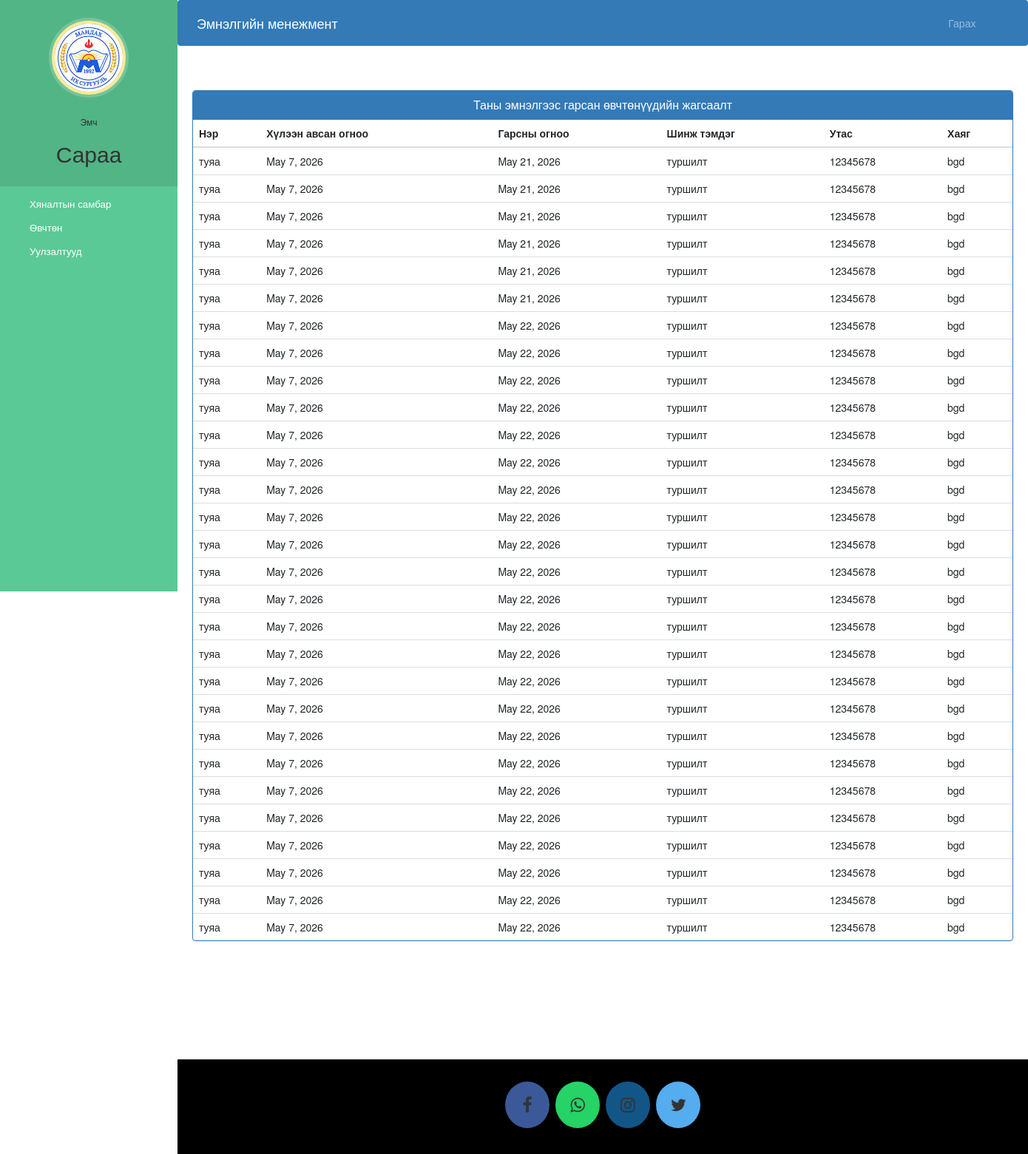
The app's page /doctor-view-discharge-patient/ (signed in) with its own data.
### hospital/models.py (models this page shows, shortened)
class Doctor(models.Model):
    user=models.OneToOneField(User,on_delete=models.CASCADE)
    profile_pic= models.ImageField(upload_to='profile_pic/DoctorProfilePic/',null=True,blank=True)
    address = models.CharField(max_length=40)
    mobile = models.CharField(max_length=20,null=True)
    department= models.CharField(max_length=50,choices=departments,default='Cardiologist')
    status=models.BooleanField(default=False)

class PatientDischargeDetails(models.Model):
    patientId=models.PositiveIntegerField(null=True)
    patientName=models.CharField(max_length=40)
    assignedDoctorName=models.CharField(max_length=40)
    address = models.CharField(max_length=40)
    mobile = models.CharField(max_length=20,null=True)
    symptoms = models.CharField(max_length=100,null=True)
    admitDate=models.DateField(null=False)
    releaseDate=models.DateField(null=False)
    daySpent=models.PositiveIntegerField(null=False)
    roomCharge=models.PositiveIntegerField(null=False)
    medicineCost=models.PositiveIntegerField(null=False)
    doctorFee=models.PositiveIntegerField(null=False)
    OtherCharge=models.PositiveIntegerField(null=False)
    total=models.PositiveIntegerField(null=False)

### hospital/views.py (the view)
# urls.py: path('doctor-view-discharge-patient/',views.doctor_view_discharge_patient_view,name='doctor-view-discharge-patient'),
@login_required(login_url='doctorlogin')
@user_passes_test(is_doctor)
def doctor_view_discharge_patient_view(request):
    dischargedpatients=models.PatientDischargeDetails.objects.all().distinct().filter(assignedDoctorName=request.user.first_name)
    doctor=models.Doctor.objects.get(user_id=request.user.id) #for profile picture of doctor in sidebar
    return render(request,'hospital/doctor_view_discharge_patient.html',{'dischargedpatients':dischargedpatients,'doctor':doctor})

### hospital/views.py (called while the page is built)
def is_doctor(user):
    return user.groups.filter(name='DOCTOR').exists()

### templates/hospital/doctor_view_discharge_patient.html (shortened to what this page needs)
{% extends 'hospital/doctor_base.html' %}
{% block content %}
{%load static%}
<head>
  <link href="//netdna.bootstrapcdn.com/bootstrap/3.0.0/css/bootstrap.min.css" rel="stylesheet" id="bootstrap-css">
</head>
<div class="container">
  <div class="panel panel-primary">
    <div class="panel-heading">
      <h6 class="panel-title">Таны эмнэлгээс гарсан өвчтөнүүдийн жагсаалт</h6>
    </div>
    <table class="table table-hover" id="dev-table">
      <thead>
        <tr>
          <th>Нэр</th>
          <th>Хүлээн авсан огноо</th>
          <th>Гарсны огноо</th>
          <th>Шинж тэмдэг</th>
          <th>Утас</th>
          <th>Хаяг</th>
        </tr>
      </thead>
      {% for p in dischargedpatients %}
      <tr>
        <td> {{p.patientName}}</td>
        <td>{{p.admitDate}}</td>
        <td>{{p.releaseDate}}</td>
        <td>{{p.symptoms}}</td>
        <td>{{p.mobile}}</td>
        <td>{{p.address}}</td>
      </tr>
      {% endfor %}
    </table>
  </div>
</div>
{% endblock content %}

### templates/hospital/doctor_base.html (shortened to what this page needs)
<!DOCTYPE html>
{% load static %}
<html lang="en">
<head>
  <link rel="stylesheet" href="https://stackpath.bootstrapcdn.com/bootstrap/4.3.1/css/bootstrap.min.css">
  <link rel="stylesheet" href="https://maxcdn.bootstrapcdn.com/font-awesome/4.7.0/css/font-awesome.min.css">
</head>
<body>
  <nav class="menu" tabindex="0">
    <header class="avatar">
      <img src="{% static doctor.profile_pic.url %}" alt="Profile Pic" />
      <br><br>
      <h6>Эмч</h6>
      <h2>{{request.user.first_name}}</h2>
    </header>
    <ul>
      <li tabindex="0" class="icon-dashboard"> <a style="color:white; text-decoration:none;" href="/doctor-dashboard"><span>Хяналтын самбар</span></a> </li>
      <li tabindex="0" class="icon-users"> <a style="color:white; text-decoration:none;" href="/doctor-patient"><span>Өвчтөн</span></a></li>
      <li tabindex="0" class="icon-calendar"> <a style="color:white; text-decoration:none;" href="/doctor-appointment"><span>Уулзалтууд</span></a></li>
    </ul>
  </nav>
  <main>
    <div class="bs-example">
      <nav class="navbar navbar-expand-md  navbar-dark fixed-top" style="background:#337AB7;">
        <a href="/doctor-dashboard" class="navbar-brand">Эмнэлгийн менежмент</a>
        <div class="collapse navbar-collapse justify-content-between" id="navbarCollapse">
          <div class="navbar-nav" style=" margin-left: 90%;">
            <a href="/logout" class="nav-item nav-link">Гарах</a>
          </div>
        </div>
      </nav>
    </div>
    <br><br>
    {% block content %}
    {% endblock content %}
    <br><br><br><br><br><br><br>
    <footer>
      <p>
        <a id="ftr" class="fa fa-facebook"></a>
        <a id="ftr" class="fa fa-whatsapp"></a>
        <a id="ftr" class="fa fa-instagram"></a>
        <a id="ftr" class="fa fa-twitter"></a>
      </p>
      <br>
    </footer>
  </main>
</body>
</html>

### templates/hospital/doctor_base.html (style rules this page uses)
a:link { text-decoration: none; }
a { color: white; }
footer { padding: 0px 0px 0px 0px; background-color: black; margin: 0px; }
#ftr { padding: 20px; }
.fa { font-size: 23px; width: 60px; text-align: center; text-decoration: none; margin: 5px 2px; border-radius: 50%; }
.fa-facebook { background: #3B5998; color: white; margin-top: 30px; }
.fa-whatsapp { background: #25d366; color: white; }
.fa-twitter { background: #55ACEE; color: white; }
.fa-instagram { background: #125688; color: white; }
p { text-align: center; }
body { padding-left: 240px; }
main { position: relative; height: 100vh; }
.menu { background: #5bc995; height: 100vh; width: 240px; position: fixed; top: 0px; left: 0; z-index: 5; outline: none; }
.menu .avatar { background: rgba(0, 0, 0, 0.1); padding: 2em 0.5em; text-align: center; }
.menu .avatar img { width: 100px; border-radius: 50%; overflow: hidden; border: 4px solid #ffea92; box-shadow: 0 0 0 4px rgba(255, 255, 255, 0.2); }
.menu .avatar h2 { font-weight: normal; margin-bottom: 0; }
.menu ul { list-style: none; padding: 0.5em 0; margin: 0; }
.menu ul li { padding: 0.5em 1em 0.5em 3em; font-size: 0.95em; font-weight: regular; background-repeat: no-repeat; background-position: left 15px center; background-size: auto 20px; transition: all 0.15s linear; cursor: pointer; }
.menu ul li.icon-dashboard { background-image: url("http://www.entypo.com/images//gauge.svg"); }
.menu ul li.icon-users { background-image: url("http://www.entypo.com/images//users.svg"); }
.menu ul li.icon-calendar { background-image: url("http://www.entypo.com/images//calendar.svg"); }

### templates/hospital/doctor_view_discharge_patient.html (style rules this page uses)
a:link { text-decoration: none; }
h6 { text-align: center; }

### records on screen
Doctor: profile_pic (picture)
PatientDischargeDetails: patientName "туяа", admitDate "May 7, 2026", releaseDate "May 21, 2026", symptoms "туршилт", mobile "12345678", address "bgd"
PatientDischargeDetails: patientName "туяа", admitDate "May 7, 2026", releaseDate "May 21, 2026", symptoms "туршилт", mobile "12345678", address "bgd"
PatientDischargeDetails: patientName "туяа", admitDate "May 7, 2026", releaseDate "May 21, 2026", symptoms "туршилт", mobile "12345678", address "bgd"
PatientDischargeDetails: patientName "туяа", admitDate "May 7, 2026", releaseDate "May 21, 2026", symptoms "туршилт", mobile "12345678", address "bgd"
PatientDischargeDetails: patientName "туяа", admitDate "May 7, 2026", releaseDate "May 21, 2026", symptoms "туршилт", mobile "12345678", address "bgd"
PatientDischargeDetails: patientName "туяа", admitDate "May 7, 2026", releaseDate "May 21, 2026", symptoms "туршилт", mobile "12345678", address "bgd"
PatientDischargeDetails: patientName "туяа", admitDate "May 7, 2026", releaseDate "May 22, 2026", symptoms "туршилт", mobile "12345678", address "bgd"
PatientDischargeDetails: patientName "туяа", admitDate "May 7, 2026", releaseDate "May 22, 2026", symptoms "туршилт", mobile "12345678", address "bgd"
PatientDischargeDetails: patientName "туяа", admitDate "May 7, 2026", releaseDate "May 22, 2026", symptoms "туршилт", mobile "12345678", address "bgd"
PatientDischargeDetails: patientName "туяа", admitDate "May 7, 2026", releaseDate "May 22, 2026", symptoms "туршилт", mobile "12345678", address "bgd"
PatientDischargeDetails: patientName "туяа", admitDate "May 7, 2026", releaseDate "May 22, 2026", symptoms "туршилт", mobile "12345678", address "bgd"
PatientDischargeDetails: patientName "туяа", admitDate "May 7, 2026", releaseDate "May 22, 2026", symptoms "туршилт", mobile "12345678", address "bgd"
PatientDischargeDetails: patientName "туяа", admitDate "May 7, 2026", releaseDate "May 22, 2026", symptoms "туршилт", mobile "12345678", address "bgd"
PatientDischargeDetails: patientName "туяа", admitDate "May 7, 2026", releaseDate "May 22, 2026", symptoms "туршилт", mobile "12345678", address "bgd"
PatientDischargeDetails: patientName "туяа", admitDate "May 7, 2026", releaseDate "May 22, 2026", symptoms "туршилт", mobile "12345678", address "bgd"
PatientDischargeDetails: patientName "туяа", admitDate "May 7, 2026", releaseDate "May 22, 2026", symptoms "туршилт", mobile "12345678", address "bgd"
PatientDischargeDetails: patientName "туяа", admitDate "May 7, 2026", releaseDate "May 22, 2026", symptoms "туршилт", mobile "12345678", address "bgd"
PatientDischargeDetails: patientName "туяа", admitDate "May 7, 2026", releaseDate "May 22, 2026", symptoms "туршилт", mobile "12345678", address "bgd"
PatientDischargeDetails: patientName "туяа", admitDate "May 7, 2026", releaseDate "May 22, 2026", symptoms "туршилт", mobile "12345678", address "bgd"
PatientDischargeDetails: patientName "туяа", admitDate "May 7, 2026", releaseDate "May 22, 2026", symptoms "туршилт", mobile "12345678", address "bgd"
PatientDischargeDetails: patientName "туяа", admitDate "May 7, 2026", releaseDate "May 22, 2026", symptoms "туршилт", mobile "12345678", address "bgd"
PatientDischargeDetails: patientName "туяа", admitDate "May 7, 2026", releaseDate "May 22, 2026", symptoms "туршилт", mobile "12345678", address "bgd"
PatientDischargeDetails: patientName "туяа", admitDate "May 7, 2026", releaseDate "May 22, 2026", symptoms "туршилт", mobile "12345678", address "bgd"
PatientDischargeDetails: patientName "туяа", admitDate "May 7, 2026", releaseDate "May 22, 2026", symptoms "туршилт", mobile "12345678", address "bgd"
PatientDischargeDetails: patientName "туяа", admitDate "May 7, 2026", releaseDate "May 22, 2026", symptoms "туршилт", mobile "12345678", address "bgd"
PatientDischargeDetails: patientName "туяа", admitDate "May 7, 2026", releaseDate "May 22, 2026", symptoms "туршилт", mobile "12345678", address "bgd"
PatientDischargeDetails: patientName "туяа", admitDate "May 7, 2026", releaseDate "May 22, 2026", symptoms "туршилт", mobile "12345678", address "bgd"
PatientDischargeDetails: patientName "туяа", admitDate "May 7, 2026", releaseDate "May 22, 2026", symptoms "туршилт", mobile "12345678", address "bgd"
PatientDischargeDetails: patientName "туяа", admitDate "May 7, 2026", releaseDate "May 22, 2026", symptoms "туршилт", mobile "12345678", address "bgd"

### other values on screen
{{ request.user.first_name }} "Сараа"
